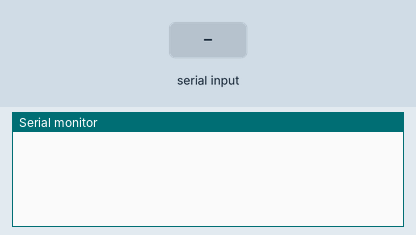
Recording of a sketch running on a simulated Arduino Uno, built with avr-gcc and run on an emulated ATmega328P. Parts: the last lines printed to the serial monitor. The test bench sets the inputs (shaded band).

Above: at 1.2 s.
1.3 s: "90,45\n" received over Serial
At 1.8 s:
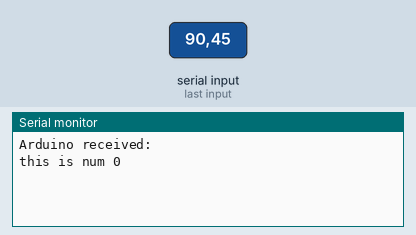
At 2.7 s:
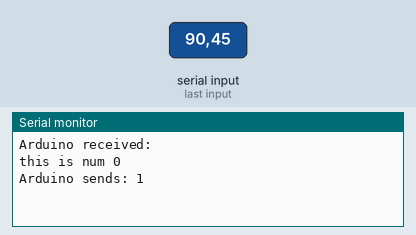

The sketch:

testfingerpy.ino
```cpp
int motorPin = 13;
String readString;

void setup()
{

  Serial.begin(9600);  // initialize serial communications at 9600 bps

}

void loop()
{
  while (!Serial.available()) {} // wait for data to arrive
  // serial read section
  while (Serial.available()) // this will be skipped if no data present, leading to
                             // the code sitting in the delay function below
  {
    delay(30);  //delay to allow buffer to fill
    if (Serial.available() >0)
    {
      char c = Serial.read();  //gets one byte from serial buffer
      readString = c; //makes the string readString
    }
  }
  if (readString.length() >0)
  {
//    Serial.println(readString.length());
//    char flag = readString.substring(1, readString.length()); ;
    Serial.print("Arduino received: ");
    Serial.println(readString); //see what was received
    int num = readString.toInt();
    Serial.print("this is num ");
    Serial.println(num);
    if (num == 1){
//      Serial.println("this is 1 ");
      digitalWrite(motorPin, LOW);
//   Serial.println("hello");
//   delay(1000);

      }
      else
      {
//        Serial.println("this is 0");
        digitalWrite(motorPin, HIGH);
//   Serial.println("world");
//   delay(1000);
        }


//    Serial.print(" flag: ");
//    Serial.println(flag);
  }

  delay(500);

  // serial write section

  char ard_sends = '1';
  Serial.print("Arduino sends: ");
  Serial.println(ard_sends);
  Serial.print("\n");
  Serial.flush();
//  Serial.flushInput();

//  while (Serial.available()>=0){}
}
```

Measured:
- after the input at 1.3 s, the serial monitor: prints a new line after 0.18 s (image 1)
